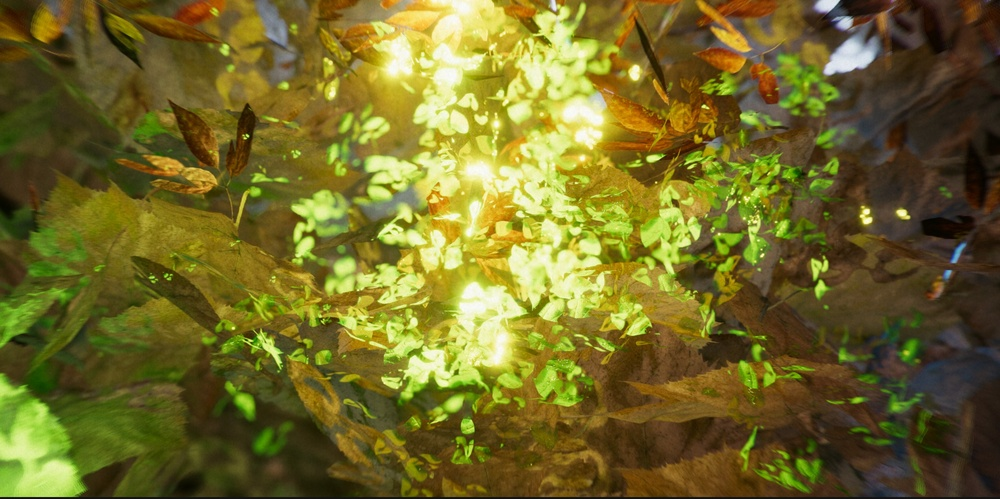
//> input picture sample_img/02.jpg, 1000 x 499 px, shrunk from 2560 x 1277 before the run
$ ./main ../sample_img/02.jpg   (built with g++ and OpenCV 4)
//> lines starting //> are read from the running program, lines starting //| are printed output that depends on the picture
### cpp-port/ParameterScaler.h
#pragma once

#include "VectorizationParameters.h"
#include <opencv2/opencv.hpp>

namespace Vectoriser {

class ParameterScaler {
public:
    // Calculate scale factor based on image size
    // Matches Python: get_scale_factor()
    static double GetScaleFactor(
        cv::Size imageSize,
        const SegmentationParams& params
    );

    // Scale segmentation parameters for image size
    static SegmentationParams ScaleParameters(
        const SegmentationParams& params,
        cv::Size imageSize
    );

private:
    // Ensure minimum value to avoid division by zero
    static double EnsureMinimum(double value, double minimum = 1e-6);
};

} // namespace Vectoriser

### cpp-port/SVGWriter.h
#pragma once

#include "VectorizationParameters.h"
#include <opencv2/opencv.hpp>
#include <string>
#include <vector>
#include <fstream>

namespace Vectoriser {

class SVGWriter {
public:
    // Write contours and droplets to SVG file
    static bool WriteSVG(
        const std::string& filename,
        const std::vector<ContourData>& contours,
        const std::vector<DropletDescriptor>& droplets,
        const std::vector<size_t>& zOrderIndices,
        cv::Size imageSize,
        const SVGParams& params
    );

private:
    // Convert contour to SVG path string
    // Matches Python: contour_to_svg_path()
    static std::string ContourToSVGPath(
        const std::vector<cv::Point2d>& contour,
        double simplifyTolerance,
        bool quantize
    );

    // Simplify contour using Douglas-Peucker algorithm
    static std::vector<cv::Point2d> SimplifyContour(
        const std::vector<cv::Point2d>& contour,
        double tolerance
    );

    // Format RGB color as "rgb(r,g,b)"
    static std::string FormatRGBColor(const cv::Vec3b& color);

    // Write SVG header
    static void WriteSVGHeader(std::ofstream& file, cv::Size imageSize);

    // Write SVG footer
    static void WriteSVGFooter(std::ofstream& file);

    // Write a single contour as path element
    static void WriteContourPath(
        std::ofstream& file,
        const std::vector<cv::Point2d>& contour,
        const cv::Vec3b& color,
        const SVGParams& params
    );

    // Write a droplet element
    static void WriteDroplet(
        std::ofstream& file,
        const DropletDescriptor& droplet,
        const SVGParams& params
    );
};

} // namespace Vectoriser

### cpp-port/SortingService.h
#pragma once

#include "VectorizationParameters.h"
#include <opencv2/opencv.hpp>
#include <vector>

namespace Vectoriser {

class SortingService {
public:
    // Sort contours by specified stacking order
    // Returns sorted indices
    static std::vector<size_t> SortContoursByOrder(
        const std::vector<ContourData>& contours,
        StackingOrder order,
        cv::Size imageSize
    );

private:
    // Calculate luminance from RGB (ITU-R BT.709)
    static double CalculateLuminance(const cv::Vec3b& color);

    // Calculate distance from image center
    static double CalculateDistanceFromCenter(
        const cv::Point2d& centroid,
        const cv::Point2d& center
    );
};

} // namespace Vectoriser

### cpp-port/BridgingService.h
#pragma once

#include "VectorizationParameters.h"
#include <opencv2/opencv.hpp>
#include <vector>

namespace Vectoriser {

class BridgingService {
public:
    // Improved bridge contours - connects similar-color neighbors
    // Matches Python: improved_bridge_contours()
    static std::vector<std::vector<cv::Point2d>> ImprovedBridgeContours(
        const std::vector<std::vector<cv::Point2d>>& contours,
        const std::vector<cv::Point2d>& centroids,
        const std::vector<cv::Vec3b>& colors,
        const BridgingParams& params
    );

private:
    // Convert RGB to LAB color space for perceptual distance
    static cv::Vec3d RGBToLAB(const cv::Vec3b& rgb);

    // Calculate LAB color distance
    static double CalculateLABDistance(const cv::Vec3d& lab1, const cv::Vec3d& lab2);

    // Calculate angle between two vectors (for curvature check)
    static double CalculateAngle(const cv::Point2d& v1, const cv::Point2d& v2);

    // Apply bridging to a single contour
    static std::vector<cv::Point2d> BridgeContour(
        const std::vector<cv::Point2d>& contour,
        const cv::Point2d& centroid,
        const cv::Vec3d& colorLAB,
        const std::vector<cv::Point2d>& allCentroids,
        const std::vector<cv::Vec3d>& allColorsLAB,
        const BridgingParams& params,
        int currentIndex
    );
};

} // namespace Vectoriser

### cpp-port/GeometryService.h
#pragma once

#include <opencv2/opencv.hpp>
#include <vector>

namespace Vectoriser {

class GeometryService {
public:
    // Laplacian smoothing: new_pt = (1-alpha)*pt + alpha*0.5*(prev+next)
    static std::vector<cv::Point2d> LaplacianSmooth(
        const std::vector<cv::Point2d>& contour,
        int iterations,
        double alpha
    );

    // Radial inflation with exponential far-point scaling
    // inflated = point + direction * amount * exp((farFactor-1) * normalized_distance)
    static std::vector<cv::Point2d> InflateContour(
        const std::vector<cv::Point2d>& contour,
        double inflationAmount,
        double farPointFactor
    );

    // Calculate normalized distance from centroid
    static std::vector<double> CalculateNormalizedDistances(
        const std::vector<cv::Point2d>& contour,
        const cv::Point2d& centroid
    );

    // Calculate stacking scale factor
    // stack_scale = (N_total - order_idx) / N_total
    static double CalculateStackingScale(size_t orderIdx, size_t totalCount);
};

} // namespace Vectoriser

### cpp-port/ContourService.h
#pragma once

#include "VectorizationParameters.h"
#include <opencv2/opencv.hpp>
#include <vector>

namespace Vectoriser {

class ContourService {
public:
    // Extract contours from watershed label map
    // Returns vector of ContourData with points, centroids, and colors
    static std::vector<ContourData> ExtractContours(
        const cv::Mat& labels,
        const cv::Mat& quantizedImage
    );

    // Color quantization using K-means clustering
    // Returns quantized image (CV_8UC3) and cluster centers
    static std::pair<cv::Mat, cv::Mat> QuantizeColors(
        const cv::Mat& image,
        int maxColors
    );

    // Calculate contour area using shoelace formula
    static double CalculateArea(const std::vector<cv::Point2d>& contour);

    // Calculate luminance from RGB color (ITU-R BT.709)
    static double CalculateLuminance(const cv::Vec3b& color);

private:
    // Find most frequent color in region
    static cv::Vec3b FindDominantColor(
        const cv::Mat& quantizedImage,
        const cv::Mat& mask
    );

    // Calculate centroid from contour points
    static cv::Point2d CalculateCentroid(const std::vector<cv::Point2d>& contour);
};

} // namespace Vectoriser

### cpp-port/SegmentationService.h
#pragma once

#include "VectorizationParameters.h"
#include <opencv2/opencv.hpp>
#include <memory>

namespace Vectoriser {

class SegmentationService {
public:
    // Main noise-based watershed segmentation
    // Returns label map where each region has unique integer ID
    static cv::Mat NoiseWatershed(
        const cv::Mat& rgb,
        double noiseScale,
        double blurSigma,
        double compactness
    );

    // Generate Perlin noise field
    // Returns float32 Mat normalized to [0, 1]
    static cv::Mat GeneratePerlinNoise(
        int width,
        int height,
        double scale
    );

    // Find local minima using morphological approach
    // Matches Python: morphology.local_minima(elevation_map)
    // Returns binary mask where local minima = 255
    static cv::Mat MorphologicalLocalMinima(const cv::Mat& elevationMap);

    // Create elevation map from blurred grayscale and noise
    // Returns: 0.7 * blurred + 0.3 * noise
    static cv::Mat CreateElevationMap(
        const cv::Mat& blurred,
        const cv::Mat& noise
    );

private:
    // Helper: convert RGB to grayscale float [0, 1]
    static cv::Mat RGBToGrayFloat(const cv::Mat& rgb);
};

} // namespace Vectoriser

### cpp-port/ContourService.cpp
#include "ContourService.h"
#include <map>
#include <algorithm>

namespace Vectoriser {

// [67 lines left out: functions CalculateLuminance, CalculateArea, CalculateCentroid, FindDominantColor, not called in this run]

std::pair<cv::Mat, cv::Mat> ContourService::QuantizeColors(
    const cv::Mat& image,
    int maxColors
) {
    // Reshape image to pixel array
    cv::Mat pixels = image.reshape(1, image.rows * image.cols);
    pixels.convertTo(pixels, CV_32F);

    // K-means clustering
    cv::Mat labels, centers;
    cv::TermCriteria criteria(cv::TermCriteria::EPS + cv::TermCriteria::MAX_ITER, 100, 0.2);
    cv::kmeans(pixels, maxColors, labels, criteria, 10, cv::KMEANS_PP_CENTERS, centers);

    // Create quantized image
    centers.convertTo(centers, CV_8U);
    cv::Mat quantized(image.size(), image.type());

    for (int y = 0; y < image.rows; y++) {
        for (int x = 0; x < image.cols; x++) {
            int clusterIdx = labels.at<int>(y * image.cols + x);
            quantized.at<cv::Vec3b>(y, x) = centers.at<cv::Vec3b>(clusterIdx, 0);
        }
    }

    return {quantized, centers};
}

// [52 lines left out: function ExtractContours, not called in this run]

} // namespace Vectoriser

### cpp-port/SegmentationService.cpp
#include "SegmentationService.h"
#include <iostream>

namespace Vectoriser {

cv::Mat SegmentationService::RGBToGrayFloat(const cv::Mat& rgb) {
    cv::Mat gray;
    cv::cvtColor(rgb, gray, cv::COLOR_RGB2GRAY);
    gray.convertTo(gray, CV_32FC1, 1.0 / 255.0);
    return gray;
}

cv::Mat SegmentationService::GeneratePerlinNoise(int width, int height, double scale) {
    // TODO: Integrate FastNoise2 or similar library
    // For now, return zero-filled Mat as fallback
    // This matches Python behavior when 'noise' package is unavailable
    cv::Mat noise = cv::Mat::zeros(height, width, CV_32FC1);

    #ifdef USE_FASTNOISE
    // [15 lines of commented-out code are left out]
    #endif

    return noise;
}

cv::Mat SegmentationService::CreateElevationMap(
    const cv::Mat& blurred,
    const cv::Mat& noise
) {
    cv::Mat elevation;
    cv::addWeighted(blurred, 0.7, noise, 0.3, 0.0, elevation);
    return elevation;
}

cv::Mat SegmentationService::MorphologicalLocalMinima(const cv::Mat& elevationMap) {
    // Python: local_min = morphology.local_minima(elevation_map)
    // A pixel is a local minimum if it's <= all neighbors
    // Strategy: dilate finds max in neighborhood, compare to find where unchanged

    cv::Mat localMin;
    cv::Mat dilated;
    cv::Mat kernel = cv::getStructuringElement(cv::MORPH_RECT, cv::Size(3, 3));

    // Dilate finds maximum in 3x3 neighborhood
    cv::dilate(elevationMap, dilated, kernel);

    // Local minima are where elevation == dilated (minimum in neighborhood)
    cv::compare(elevationMap, dilated, localMin, cv::CMP_EQ);

    return localMin;
}

cv::Mat SegmentationService::NoiseWatershed(
    const cv::Mat& rgb,
    double noiseScale,
    double blurSigma,
    double compactness
) {
    // Validate input
    if (rgb.type() != CV_8UC3) {
        throw std::invalid_argument("Expected CV_8UC3 input for NoiseWatershed");
    }

    // 1. Convert to grayscale float [0, 1]
    cv::Mat gray = RGBToGrayFloat(rgb);

    // 2. Gaussian blur
    cv::Mat blurred;
    int ksize = static_cast<int>(blurSigma * 6) | 1;  // Ensure odd
    cv::GaussianBlur(gray, blurred, cv::Size(ksize, ksize), blurSigma);

    // 3. Generate Perlin noise field
    cv::Mat noise = GeneratePerlinNoise(rgb.cols, rgb.rows, noiseScale);

    // 4. Create elevation map: 0.7 * blurred + 0.3 * noise
    cv::Mat elevation = CreateElevationMap(blurred, noise);

    // 5. Find local minima using morphological approach
    cv::Mat localMin = MorphologicalLocalMinima(elevation);

    // 6. Label connected components (markers for watershed)
    cv::Mat markers;
    cv::connectedComponents(localMin, markers, 8, CV_32S);

    // 7. Apply watershed
    // Note: OpenCV's watershed doesn't have compactness parameter
    // The compactness parameter from Python's skimage is ignored here
    cv::Mat rgbCopy = rgb.clone();
    cv::watershed(rgbCopy, markers);

    return markers;
}

} // namespace Vectoriser

### cpp-port/main.cpp
#include "VectorizationParameters.h"
#include "SegmentationService.h"
#include "ContourService.h"
#include "GeometryService.h"
#include "BridgingService.h"
#include "SortingService.h"
#include "SVGWriter.h"
#include "ParameterScaler.h"
#include "VectorizationPipeline.h"
#include <opencv2/opencv.hpp>
#include <iostream>
#include <chrono>

using namespace Vectoriser;

void TestSegmentation(const cv::Mat& image) {
    std::cout << "\n=== Testing Segmentation Service ===\n";

    auto start = std::chrono::high_resolution_clock::now();

    // Run noise watershed
    cv::Mat labels = SegmentationService::NoiseWatershed(
        image,
        60.0,  // noiseScale
        2.0,   // blurSigma
        0.001  // compactness
    );

    auto end = std::chrono::high_resolution_clock::now();
    auto duration = std::chrono::duration_cast<std::chrono::milliseconds>(end - start);

    // Count unique labels
    double minVal, maxVal;
    cv::minMaxLoc(labels, &minVal, &maxVal);

    std::cout << "  Image size: " << image.cols << "x" << image.rows << "\n";
    std::cout << "  Unique regions: " << static_cast<int>(maxVal) + 1 << "\n";
    std::cout << "  Time: " << duration.count() << " ms\n";

    // Visualize labels
    cv::Mat labelViz;
    labels.convertTo(labelViz, CV_8U);
    cv::normalize(labelViz, labelViz, 0, 255, cv::NORM_MINMAX);
    cv::applyColorMap(labelViz, labelViz, cv::COLORMAP_JET);
    cv::imwrite("test_segmentation_labels.png", labelViz);
    std::cout << "  Saved: test_segmentation_labels.png\n";
}

void TestQuantization(const cv::Mat& image) {
    std::cout << "\n=== Testing Color Quantization ===\n";

    auto start = std::chrono::high_resolution_clock::now();

    auto [quantized, centers] = ContourService::QuantizeColors(image, 8);

    auto end = std::chrono::high_resolution_clock::now();
    auto duration = std::chrono::duration_cast<std::chrono::milliseconds>(end - start);

    std::cout << "  Max colors: 8\n";
    std::cout << "  Time: " << duration.count() << " ms\n";
    std::cout << "  Cluster centers:\n";

    for (int i = 0; i < centers.rows; i++) {
        cv::Vec3b color = centers.at<cv::Vec3b>(i, 0);
        std::cout << "    Color " << i << ": RGB("
                  << static_cast<int>(color[0]) << ", "
                  << static_cast<int>(color[1]) << ", "
                  << static_cast<int>(color[2]) << ")\n";
    }

    cv::imwrite("test_quantized.png", quantized);
    std::cout << "  Saved: test_quantized.png\n";
}

void TestContourExtraction(const cv::Mat& image) {
    std::cout << "\n=== Testing Contour Extraction ===\n";

    // First segment
    auto start = std::chrono::high_resolution_clock::now();
    cv::Mat labels = SegmentationService::NoiseWatershed(image, 60.0, 2.0, 0.001);

    // Then quantize
    auto [quantized, centers] = ContourService::QuantizeColors(image, 8);

    // Extract contours
    auto contours = ContourService::ExtractContours(labels, quantized);

    auto end = std::chrono::high_resolution_clock::now();
    auto duration = std::chrono::duration_cast<std::chrono::milliseconds>(end - start);

    std::cout << "  Extracted contours: " << contours.size() << "\n";
    std::cout << "  Time: " << duration.count() << " ms\n";

    // Calculate statistics
    double totalArea = 0.0;
    double minArea = std::numeric_limits<double>::max();
    double maxArea = 0.0;

    for (const auto& contour : contours) {
        totalArea += contour.area;
        minArea = std::min(minArea, contour.area);
        maxArea = std::max(maxArea, contour.area);
    }

    std::cout << "  Total area: " << totalArea << "\n";
    std::cout << "  Min area: " << minArea << "\n";
    std::cout << "  Max area: " << maxArea << "\n";
    std::cout << "  Avg area: " << (totalArea / contours.size()) << "\n";

    // Visualize contours
    cv::Mat visualization = image.clone();
    for (const auto& contourData : contours) {
        std::vector<cv::Point> cvPoints;
        for (const auto& pt : contourData.points) {
            // Convert from (row, col) to (x, y)
            cvPoints.emplace_back(static_cast<int>(pt.y), static_cast<int>(pt.x));
        }

        cv::Scalar color(contourData.color[0], contourData.color[1], contourData.color[2]);
        cv::fillPoly(visualization, std::vector<std::vector<cv::Point>>{cvPoints}, color);
    }

    cv::imwrite("test_contours.png", visualization);
    std::cout << "  Saved: test_contours.png\n";
}

// [241 lines left out: functions TestSmoothing, TestInflation, TestFullPipeline, TestCompletePipeline, not called in this run]

int main(int argc, char** argv) {
    std::cout << "=== Organic Vectoriser C++ Foundation Tests ===\n";

    // Load test image
    std::string imagePath = (argc > 1) ? argv[1] : "test_input.png";
    cv::Mat image = cv::imread(imagePath, cv::IMREAD_COLOR);
//> image is the input picture: 499 rows x 1000 cols, CV_8UC3; mean B, G, R 39.4, 105.6, 113.7

    if (image.empty()) {
        std::cerr << "Error: Could not load image: " << imagePath << "\n";
        std::cerr << "Usage: " << argv[0] << " [image_path]\n";
        std::cerr << "\nCreating synthetic test image...\n";

        // Create a simple synthetic test image
        image = cv::Mat(240, 360, CV_8UC3);
        cv::rectangle(image, cv::Rect(50, 50, 100, 100), cv::Scalar(255, 0, 0), -1);
        cv::rectangle(image, cv::Rect(200, 50, 100, 100), cv::Scalar(0, 255, 0), -1);
        cv::circle(image, cv::Point(180, 180), 50, cv::Scalar(0, 0, 255), -1);
        cv::imwrite("test_input.png", image);
        std::cout << "Created: test_input.png\n";
    }

    std::cout << "Image loaded: " << image.cols << "x" << image.rows << "\n";
//| Image loaded: 1000x499

    // Run tests
    try {
        TestSegmentation(image);
//> in RGBToGrayFloat, `cv::cvtColor(rgb, gray, cv::COLOR_RGB2GRAY);`:
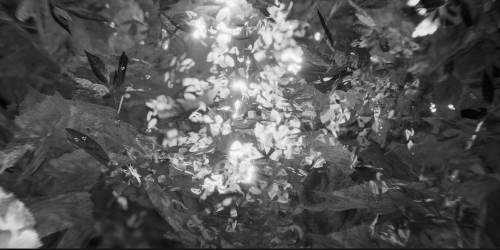
//> gray: 499 rows x 1000 cols, CV_8UC1 (shown at 1/2 size); min 2, max 251, mean 86.7
//> in CreateElevationMap, `cv::addWeighted(blurred, 0.7, noise, 0.3, 0.0, elevation);`:
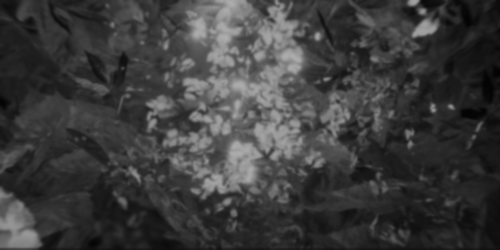
//> elevation: 499 rows x 1000 cols, CV_32FC1 (shown at 1/2 size); min 0.013, max 0.677, mean 0.238
//> in MorphologicalLocalMinima, `cv::compare(elevationMap, dilated, localMin, cv::CMP_EQ);`:
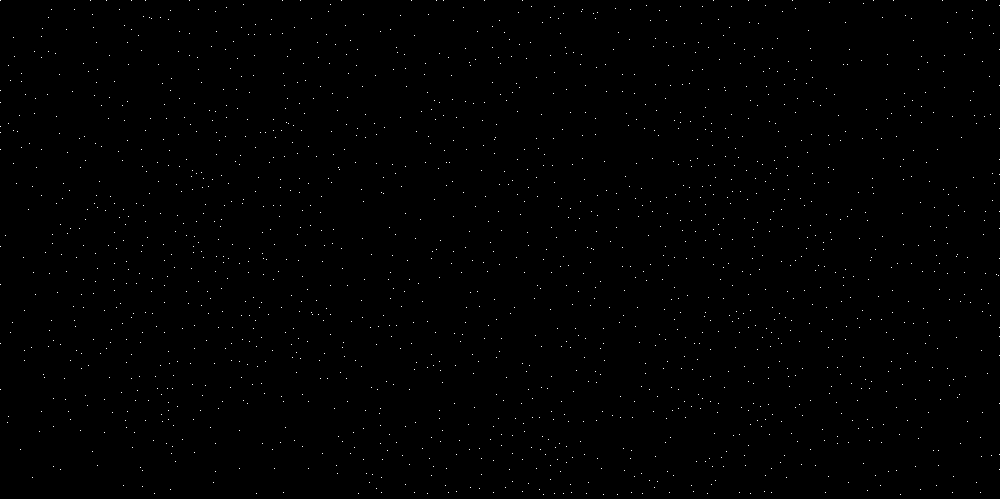
//> localMin: 499 rows x 1000 cols, CV_8UC1; 0.34% white in thin lines or dots
//> in NoiseWatershed, `cv::watershed(rgbCopy, markers);`:
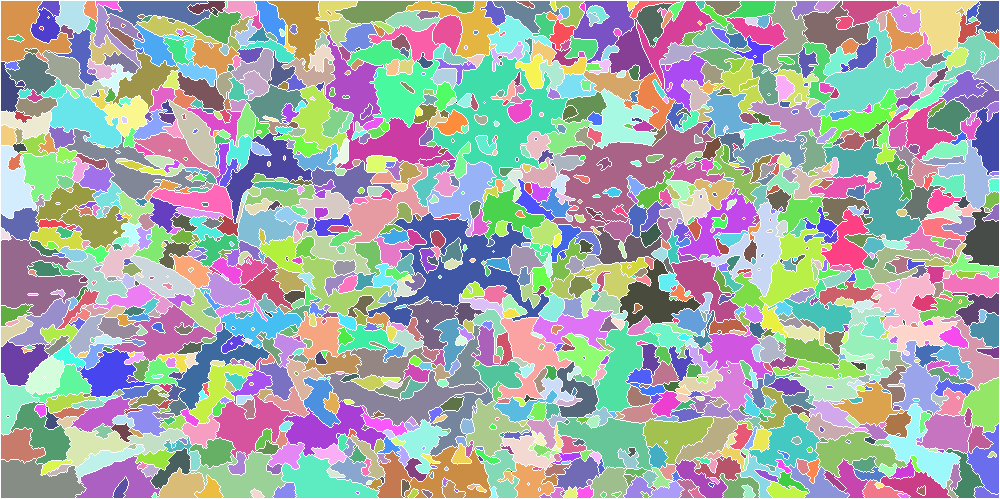
//> markers: 499 rows x 1000 cols, CV_32SC1; 1659 distinct labels, from -1 to 1702; one colour per label, 0 black, -1 white
//> in TestSegmentation, `cv::minMaxLoc(labels, &minVal, &maxVal);`: minVal = -1; maxVal = 1702
//|   Image size: 1000x499
//|   Unique regions: 1703
//> in TestSegmentation, `labels.convertTo(labelViz, CV_8U);`:
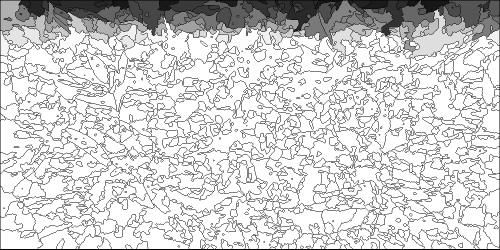
//> labelViz: 499 rows x 1000 cols, CV_8UC1 (shown at 1/2 size); min 0, max 255, mean 208.8
//> in TestSegmentation, `cv::applyColorMap(labelViz, labelViz, cv::COLORMAP_JET);`:
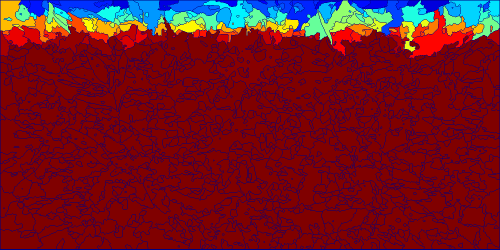
//> labelViz: 499 rows x 1000 cols, CV_8UC3 (shown at 1/2 size); mean B, G, R 32.6, 19.6, 112.9
        TestQuantization(image);
//> in QuantizeColors, `cv::kmeans(pixels, maxColors, labels, criteria, 10, cv::KMEANS_PP_CENT..`: centers = [[25.76, 139.4, 149.7], [19.01, 41.51, 51.07], [107.5, 226.3, 216.7], [23.57, 69.2, 80.84], [23.09, 99.82, 114.2], [184.8, 241.3, 237.5], [50.42, 187, 183.1], [83.55, 109.9, 115.4]]
//> in QuantizeColors, `centers.convertTo(centers, CV_8U);`: centers = [[26, 139, 150], [19, 42, 51], [108, 226, 217], [24, 69, 81], [23, 100, 114], [185, 241, 237], [50, 187, 183], [84, 110, 115]]
//> after the loop in QuantizeColors, `for (int y = 0; y < image.rows; y++)`:
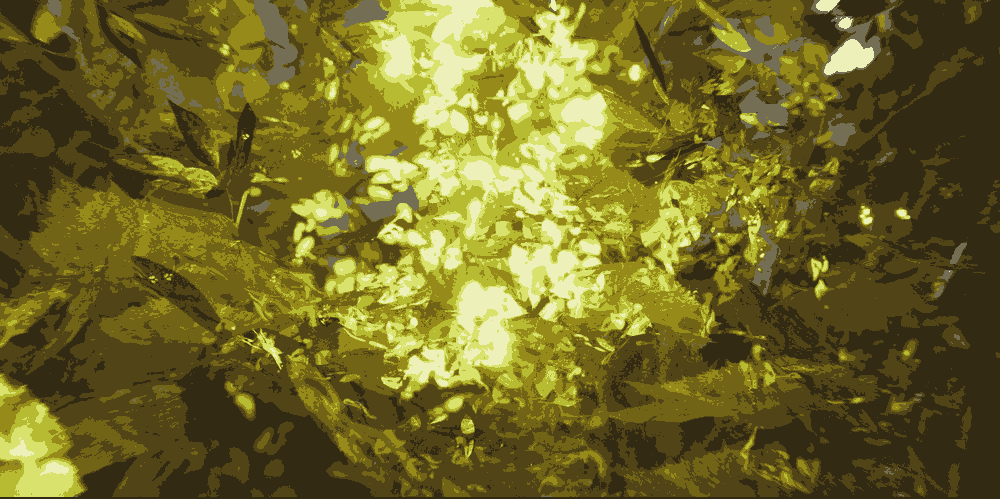
//> quantized: 499 rows x 1000 cols, CV_8UC3; mean B, G, R 39.5, 105.6, 113.7
//> the loop in TestQuantization, `for (int i = 0; i < centers.rows; i++)` made 8 passes
//> (printed output is left out)
        TestContourExtraction(image);
//> (the run ends here: the time limit is reached, at `cv::kmeans(pixels, maxColors, labels, criteria, 10, cv::KMEANS_PP_CENT..`)
